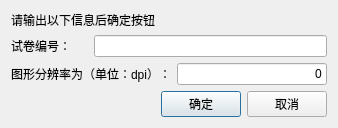
<?xml version="1.0" encoding="UTF-8"?>
<ui version="4.0">
 <class>ACSaveDlg</class>
 <widget class="QDialog" name="ACSaveDlg">
  <property name="geometry">
   <rect>
    <x>0</x>
    <y>0</y>
    <width>333</width>
    <height>113</height>
   </rect>
  </property>
  <property name="sizePolicy">
   <sizepolicy hsizetype="Fixed" vsizetype="Fixed">
    <horstretch>0</horstretch>
    <verstretch>0</verstretch>
   </sizepolicy>
  </property>
  <property name="windowTitle">
   <string>导出XML</string>
  </property>
  <layout class="QGridLayout" name="gridLayout_2">
   <item row="2" column="1">
    <widget class="QPushButton" name="okBtn">
     <property name="text">
      <string>确定</string>
     </property>
    </widget>
   </item>
   <item row="1" column="0" colspan="3">
    <layout class="QGridLayout" name="gridLayout">
     <item row="1" column="0" colspan="2">
      <widget class="QLabel" name="label_3">
       <property name="text">
        <string>图形分辨率为（单位：dpi）：</string>
       </property>
      </widget>
     </item>
     <item row="0" column="0">
      <widget class="QLabel" name="label_2">
       <property name="text">
        <string>试卷编号：</string>
       </property>
      </widget>
     </item>
     <item row="0" column="1" colspan="2">
      <widget class="QLineEdit" name="idEdit">
       <property name="alignment">
        <set>Qt::AlignRight|Qt::AlignTrailing|Qt::AlignVCenter</set>
       </property>
      </widget>
     </item>
     <item row="1" column="2">
      <widget class="QLineEdit" name="dpiEdit">
       <property name="text">
        <string>0</string>
       </property>
       <property name="alignment">
        <set>Qt::AlignRight|Qt::AlignTrailing|Qt::AlignVCenter</set>
       </property>
      </widget>
     </item>
    </layout>
   </item>
   <item row="2" column="2">
    <widget class="QPushButton" name="cancelBtn">
     <property name="text">
      <string>取消</string>
     </property>
    </widget>
   </item>
   <item row="0" column="0">
    <widget class="QLabel" name="label">
     <property name="text">
      <string>请输出以下信息后确定按钮</string>
     </property>
    </widget>
   </item>
  </layout>
 </widget>
 <layoutdefault spacing="6" margin="11"/>
 <resources/>
 <connections>
  <connection>
   <sender>cancelBtn</sender>
   <signal>clicked()</signal>
   <receiver>ACSaveDlg</receiver>
   <slot>close()</slot>
   <hints>
    <hint type="sourcelabel">
     <x>418</x>
     <y>141</y>
    </hint>
    <hint type="destinationlabel">
     <x>435</x>
     <y>32</y>
    </hint>
   </hints>
  </connection>
 </connections>
</ui>
